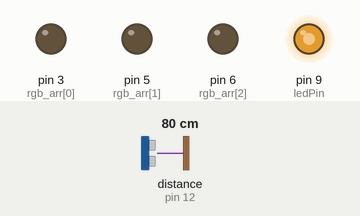
This sketch was run on a simulated Arduino Uno, built with avr-gcc and run on an emulated ATmega328P. On the bench: output pins drawn as LEDs (lit = HIGH). Wiring (inferred from the names in the program): ultrasonic range finder: trigger pin 11; echo pin 12. The test bench sets the inputs (shaded band); at power-on: distance to the obstacle (sensor on pin 12) 80 cm. The echo pulse lasts 58.3 µs per cm; pins used as bus, display or sensor lines are not drawn.

Above: at 1.2 s.
1.3 s: distance to the obstacle (sensor on pin 12) set to 18 cm
At 1.7 s:
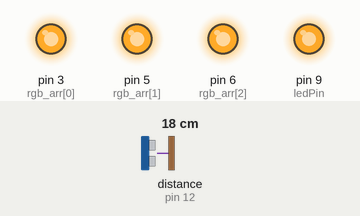
2.8 s: distance to the obstacle (sensor on pin 12) set to 35 cm
At 3.8 s:
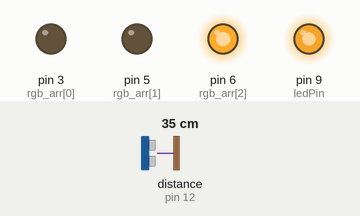
4.3 s: distance to the obstacle (sensor on pin 12) set to 120 cm
At 5.2 s:
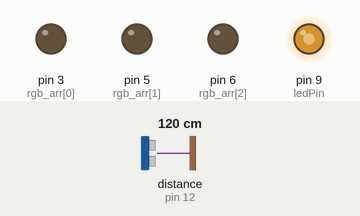
5.8 s: distance to the obstacle (sensor on pin 12) set to 250 cm
At 6.8 s:
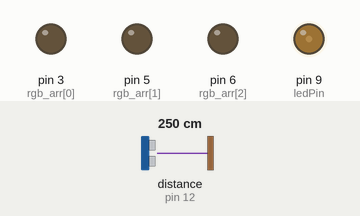
Timing chart, 0 to 8.3 s (numbered marks = the images above; inputs shaded):
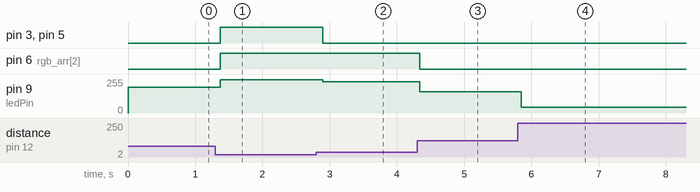

The sketch:

UltraSonic.ino
```cpp
// pin 설정
const int triggerPin = 11;
const int echoPin = 12;
const int ledPin = 9;


// const int redPin = 3;
// const int greenPin = 5;
// const int bluePin = 6;

const int rgb_arr[3] = { 3, 5, 6 };
const int rgb_step[3] = {20,30,40};

int cm = 0;

long readUltrasonicDistance(int triggerPin, int echoPin) {
  pinMode(triggerPin, OUTPUT);
  digitalWrite(triggerPin, LOW);
  delayMicroseconds(2);

  digitalWrite(triggerPin, HIGH);
  delayMicroseconds(10);
  digitalWrite(triggerPin, LOW);
  pinMode(echoPin, INPUT);

  long received_time = pulseIn(echoPin, HIGH);  // 수신한 시간

  return received_time;  // 수신한 시간
}

void setup() {
  // put your setup code here, to run once:
  Serial.begin(9600);

  // 핀 초기화
  for (int i = 0; i < 3; i++) {
    pinMode(rgb_arr[i], OUTPUT);
  }


  // pinMode(redPin, OUTPUT);
  // pinMode(greenPin, OUTPUT);
  // pinMode(bluePin, OUTPUT);
}

void loop() {
  // measure the ping time in cm
  int raw = 0.01712 * readUltrasonicDistance(triggerPin, echoPin);

  if (10 < raw && raw < 300) {
    cm = raw;
    int reverse = 255 - map(cm, 10, 300, 0, 255);

    analogWrite(ledPin, reverse);
  }

  // 구간별로 색상 다르게 하여 출력 10,40,100
  // RGB
  for (int i = 0; i < 3; i++) {
    if (cm < rgb_step[i]) {
      digitalWrite(rgb_arr[i], HIGH);
    } else {
      digitalWrite(rgb_arr[i], LOW);
    }
  }
  // Serial.print("raw");
  // Serial.print(", ");
  // Serial.println(cm);
  delay(100);  // Wait for 100 millisecond(s)
}
```

Measured:
- after the input at 1.3 s, pin 3 (rgb_arr[0]), pin 5 (rgb_arr[1]), pin 6 (rgb_arr[2]): LOW → HIGH after 0.07 s; pin 9 (ledPin): 195/255 → 249/255 after 0.07 s
- after the input at 2.8 s, pin 3 (rgb_arr[0]), pin 5 (rgb_arr[1]): HIGH → LOW after 0.10 s; pin 9 (ledPin): 249/255 → 234/255 after 0.10 s
- after the input at 4.3 s, pin 6 (rgb_arr[2]): HIGH → LOW at once; pin 9 (ledPin): 234/255 → 160/255 at once
- after the input at 5.8 s, pin 9 (ledPin): 160/255 → 45/255 after 0.05 s
